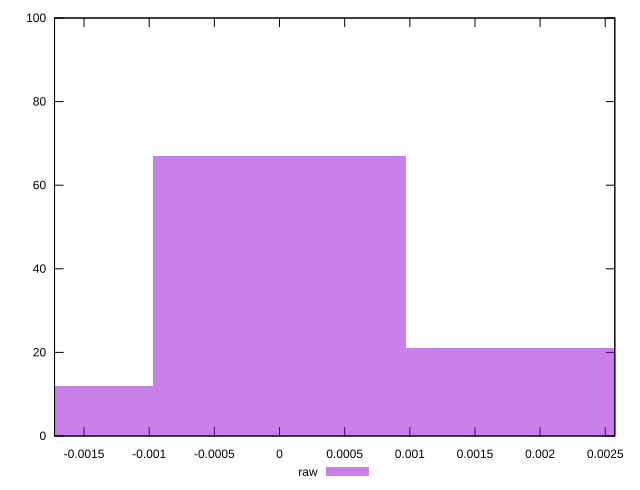

Source code (gnuplot):
reset

$raw <<EOF
-0.0019479259636926757 12
0 67
0.0019479259636926757 21
EOF

set key outside below
set boxwidth 0.0019479259636926757
set xrange [-0.0017265837336039682:0.0025733938244588256]
set yrange [0:100]
set trange [0:100]
set style fill transparent solid 0.5 noborder
set terminal svg size 640, 490 enhanced background rgb 'white'
set output "report_00009_2021-02-08T22-37-41.559Z/meta/pScore-difference/samples/pages+cached/raw/histogram.svg"

plot $raw title "raw" with boxes

reset
